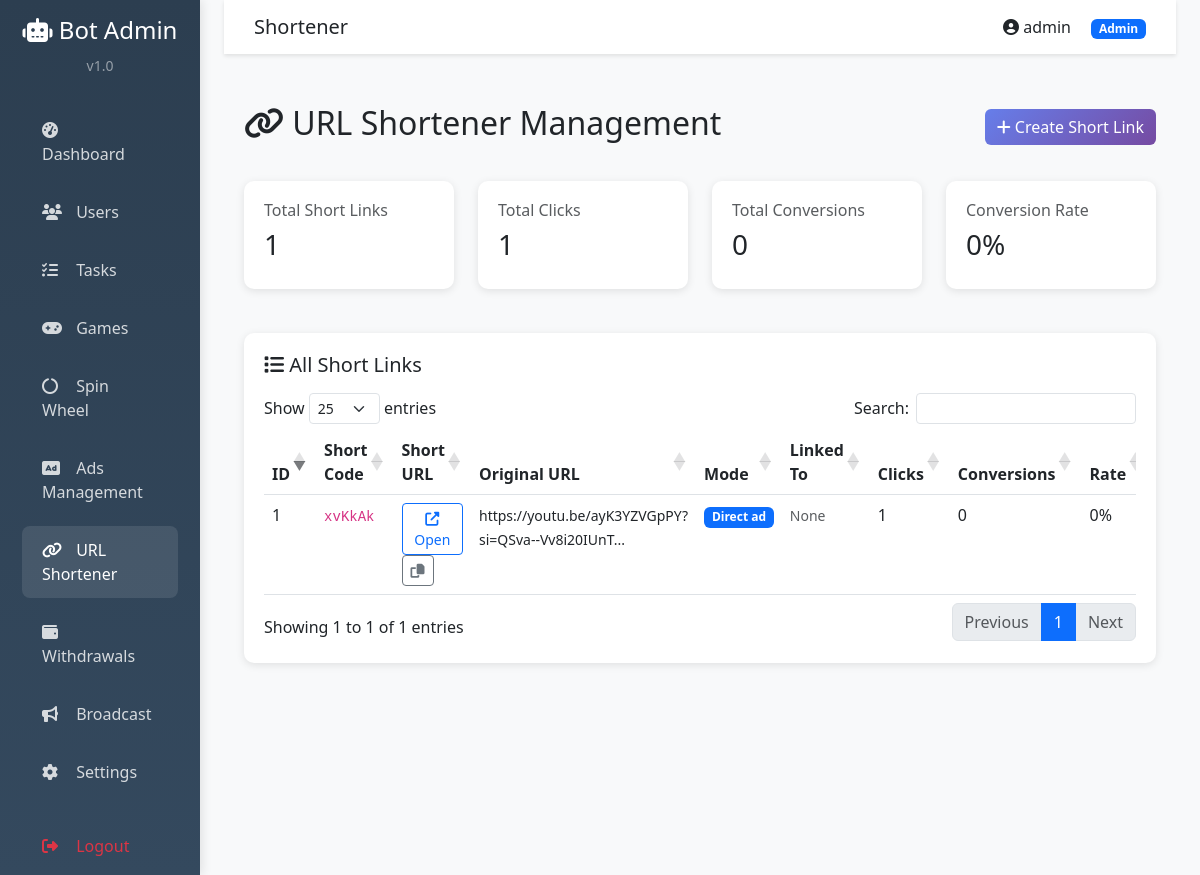
/admin/shortener.php (signed in), run on an earlier commit of the app's database.
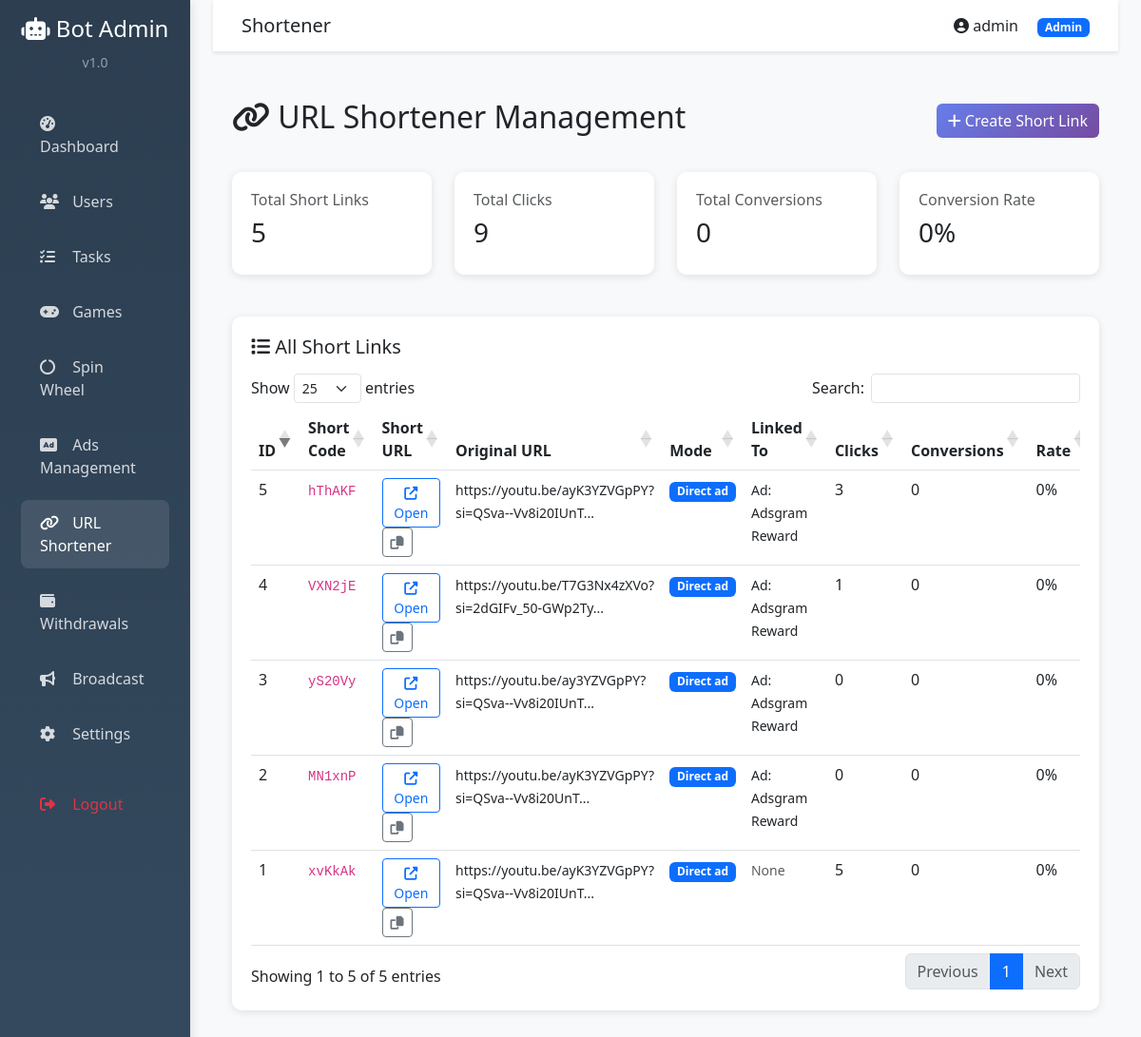
And on a later commit of the database.
### tables this page shows
CREATE TABLE `short_links` (
  `id` int(11) NOT NULL,
  `short_code` varchar(50) NOT NULL,
  `original_url` text NOT NULL,
  `mode` enum('task_video','direct_ad') DEFAULT 'direct_ad',
  `task_id` int(11) DEFAULT NULL,
  `ad_unit_id` int(11) DEFAULT NULL,
  `clicks` int(11) DEFAULT 0,
  `conversions` int(11) DEFAULT 0,
  `created_at` timestamp NULL DEFAULT current_timestamp()
);

CREATE TABLE `ad_units` (
  `id` int(11) NOT NULL,
  `network_id` int(11) NOT NULL,
  `name` varchar(255) NOT NULL,
  `unit_code` varchar(500) NOT NULL,
  `unit_type` varchar(100) NOT NULL,
  `placement_key` varchar(100) DEFAULT NULL,
  `is_active` tinyint(1) DEFAULT 1,
  `created_at` timestamp NULL DEFAULT current_timestamp()
);

### admin/shortener.php (the view, shortened to what this page needs)
<?php
require_once 'header.php';
$db = Database::getInstance()->getConnection();
$stmt = $db->query("SELECT sl.*,
                    t.title as task_title,
                    au.name as ad_unit_name
                    FROM short_links sl
                    LEFT JOIN tasks t ON sl.task_id = t.id
                    LEFT JOIN ad_units au ON sl.ad_unit_id = au.id
                    ORDER BY sl.created_at DESC");
$shortLinks = $stmt->fetchAll();
$stmt = $db->query("SELECT COUNT(*) FROM short_links");
$totalLinks = $stmt->fetchColumn();
$stmt = $db->query("SELECT SUM(clicks) FROM short_links");
$totalClicks = $stmt->fetchColumn() ?: 0;
$stmt = $db->query("SELECT SUM(conversions) FROM short_links");
$totalConversions = $stmt->fetchColumn() ?: 0;
$conversionRate = $totalClicks > 0 ? round(($totalConversions / $totalClicks) * 100, 2) : 0;
?>
<div class="page-header d-flex justify-content-between align-items-center">
    <h2><i class="fas fa-link"></i> URL Shortener Management</h2>
    <button class="btn btn-gradient" data-bs-toggle="modal" data-bs-target="#addLinkModal">
        <i class="fas fa-plus"></i> Create Short Link
    </button>
</div>
<div class="row mb-4">
    <div class="col-md-3">
        <div class="stat-card">
            <h6 class="text-muted">Total Short Links</h6>
            <h3><?php echo number_format($totalLinks); ?></h3>
        </div>
    </div>
    <div class="col-md-3">
        <div class="stat-card">
            <h6 class="text-muted">Total Clicks</h6>
            <h3><?php echo number_format($totalClicks); ?></h3>
        </div>
    </div>
    <div class="col-md-3">
        <div class="stat-card">
            <h6 class="text-muted">Total Conversions</h6>
            <h3><?php echo number_format($totalConversions); ?></h3>
        </div>
    </div>
    <div class="col-md-3">
        <div class="stat-card">
            <h6 class="text-muted">Conversion Rate</h6>
            <h3><?php echo $conversionRate; ?>%</h3>
        </div>
    </div>
</div>
<div class="stat-card">
    <h5 class="mb-3"><i class="fas fa-list"></i> All Short Links</h5>
    <div class="table-responsive">
        <table class="table table-hover data-table">
            <thead>
                <tr>
                    <th>ID</th>
                    <th>Short Code</th>
                    <th>Short URL</th>
                    <th>Original URL</th>
                    <th>Mode</th>
                    <th>Linked To</th>
                    <th>Clicks</th>
                    <th>Conversions</th>
                    <th>Rate</th>
                </tr>
            </thead>
            <tbody>
                <?php foreach ($shortLinks as $link): ?>
                <?php
                $rate = $link['clicks'] > 0 ? round(($link['conversions'] / $link['clicks']) * 100, 1) : 0;
                $shortUrl = 'https://t.me/' . str_replace('@', '', BOT_USERNAME) . '/Tap?startapp=s_' . $link['short_code'];
                ?>
                <tr>
                    <td><?php echo $link['id']; ?></td>
                    <td><code><?php echo htmlspecialchars($link['short_code']); ?></code></td>
                    <td>
                        <a href="<?php echo $shortUrl; ?>" target="_blank" class="btn btn-sm btn-outline-primary">
                            <i class="fas fa-external-link-alt"></i> Open
                        </a>
                        <button class="btn btn-sm btn-outline-secondary" onclick="copyToClipboard('<?php echo $shortUrl; ?>')">
                            <i class="fas fa-copy"></i>
                        </button>
                    </td>
                    <td>
                        <small><?php echo htmlspecialchars(substr($link['original_url'], 0, 50)); ?>...</small>
                    </td>
                    <td>
                        <span class="badge bg-<?php echo $link['mode'] === 'task_video' ? 'info' : 'primary'; ?>">
                            <?php echo str_replace('_', ' ', ucfirst($link['mode'])); ?>
                        </span>
                    </td>
                    <td>
                        <?php
                        if ($link['mode'] === 'task_video' && $link['task_title']) {
                            echo '<small>Task: ' . htmlspecialchars($link['task_title']) . '</small>';
                        } elseif ($link['ad_unit_name']) {
                            echo '<small>Ad: ' . htmlspecialchars($link['ad_unit_name']) . '</small>';
                        } else {
                            echo '<small class="text-muted">None</small>';
                        }
                        ?>
                    </td>
                    <td><?php echo number_format($link['clicks']); ?></td>
                    <td><?php echo number_format($link['conversions']); ?></td>
                    <td><?php echo $rate; ?>%</td>
                </tr>
                <?php endforeach; ?>
            </tbody>
        </table>
    </div>
</div>
<?php require_once 'footer.php'; ?>

What changed in the data, as far as the page shows it:
added short_links: id "5", short_code "hThAKF", original_url "https://youtu.be/ayK3YZVGpPY?si=QSva--Vv8i20IUnT", mode "Direct ad", ad_unit.name "Adsgram Reward", clicks "3", conversions "0"
added short_links: id "4", short_code "VXN2jE", original_url "https://youtu.be/T7G3Nx4zXVo?si=2dGIFv_50-GWp2Ty", mode "Direct ad", ad_unit.name "Adsgram Reward", clicks "1", conversions "0"
added short_links: id "3", short_code "yS20Vy", original_url "https://youtu.be/ay3YZVGpPY?si=QSva--Vv8i20IUnT", mode "Direct ad", ad_unit.name "Adsgram Reward", clicks "0", conversions "0"
added short_links: id "2", short_code "MN1xnP", original_url "https://youtu.be/ayK3YZVGpPY?si=QSva--Vv8i20UnT", mode "Direct ad", ad_unit.name "Adsgram Reward", clicks "0", conversions "0"
changed short_links "xvKkAk": clicks "1" → "5"
Also different on the page:
$totalLinks: "1" → "5"
$totalClicks: "1" → "9"
text written by a page script: "Show entries Search: Showing 1 to 1 of 1 entries Previous 1 Next" → "Show entries Search: Showing 1 to 5 of 5 entries Previous 1 Next"
